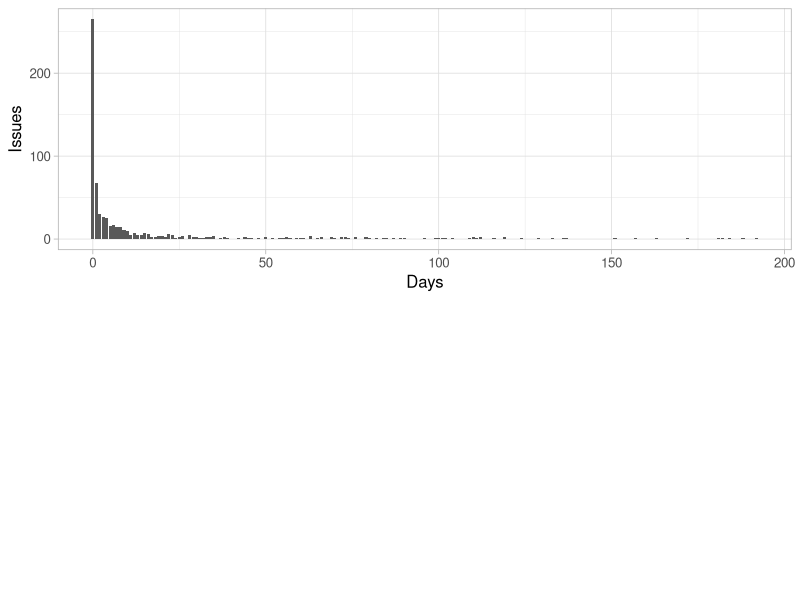

R code for this plot:
#!/usr/bin/env R --vanilla --no-save -f

library(grid)
library(reshape2)
library(ggplot2)

d <- read.table("issues.csv", sep=",", header=TRUE, colClasses=c("factor", "factor", "numeric"))

d <- d[d$commit == "true",]
d <- d[d$days < 200,]

p1 <- ggplot(d, aes(days)) +
    geom_bar() +
    xlab("Days") + ylab("Issues")


theme_set(theme_light(base_size = 12) + theme(legend.position="none"))
pdf("result.pdf", paper="a4r", width=0, height=0)
grid.newpage()
pushViewport(viewport(layout = grid.layout(2, 1, heights=unit(c(1,1), rep('null',2)))))
vplayout <- function(x, y)
    viewport(layout.pos.row=x, layout.pos.col=y)
print(p1, vp=vplayout(1, 1))
#print(p2, vp=vplayout(2, 1))
dev.off()
